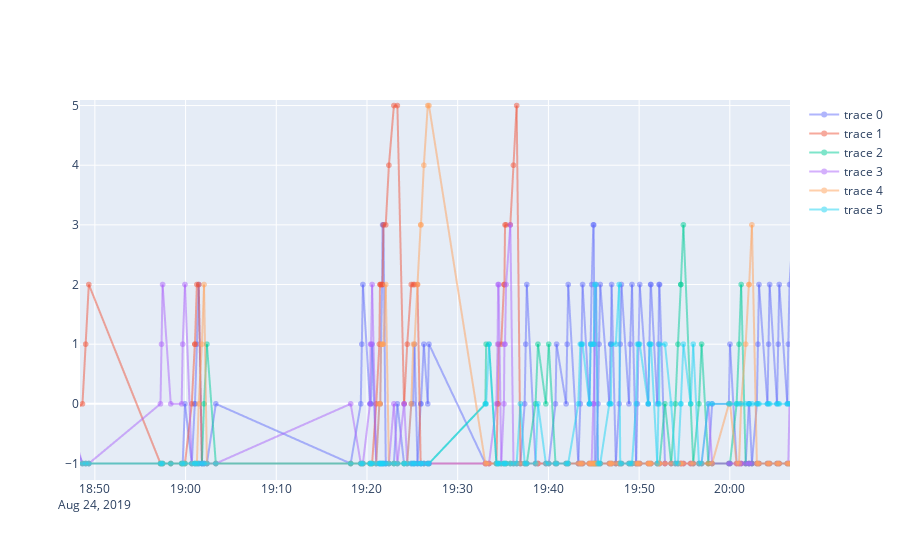

Write notebook code for a chart like this one.
### Code cell
plantCols = []
for c in df.columns:
    if 'plantsPlanted' in c:
        plantCols.append(c)

def pcplot(col):
    return go.Scattergl(x= plantDf["timeUTC"], y = plantDf[col], mode = "lines+markers", opacity = 0.5)

plt = []
for c in plantCols:
        plt.append(pcplot(c))
# p1c1 = go.Scattergl(x= plantDf["timeUTC"], y = actionsdf["player1Creature1.plantsPlanted"], mode = "markers", opacity = 0.5)
# p1c2 = go.Scattergl(x= plantDf["timeUTC"], y = actionsdf["player2CurrentScreen"], mode = "markers", opacity = 0.5)
# plantDf[plantCols]
iplot(plt)

### Figure 1 — Plotly figure (JSON) as saved in the notebook; plotly's stock layout.template omitted (floating-point values rounded to 4 significant figures; data arrays with more than 128 entries replaced by an {"elided": "..."} marker saying what was removed)
{"data": [{"mode": "lines+markers", "opacity": 0.5, "type": "scattergl", "x": {"elided": "824 str values"}, "y": {"elided": "824 int values"}}, {"mode": "lines+markers", "opacity": 0.5, "type": "scattergl", "x": {"elided": "824 str values"}, "y": {"elided": "824 int values"}}, {"mode": "lines+markers", "opacity": 0.5, "type": "scattergl", "x": {"elided": "824 str values"}, "y": {"elided": "824 int values"}}, {"mode": "lines+markers", "opacity": 0.5, "type": "scattergl", "x": {"elided": "824 str values"}, "y": {"elided": "824 int values"}}, {"mode": "lines+markers", "opacity": 0.5, "type": "scattergl", "x": {"elided": "824 str values"}, "y": {"elided": "824 int values"}}, {"mode": "lines+markers", "opacity": 0.5, "type": "scattergl", "x": {"elided": "824 str values"}, "y": {"elided": "824 int values"}}], "layout": {"autosize": true, "xaxis": {"autorange": false, "range": ["2019-08-24 18:48:21.6394", "2019-08-24 20:06:38.0706"], "type": "date"}, "yaxis": {"autorange": false, "range": [-1.276, 5.093], "type": "linear"}}}
